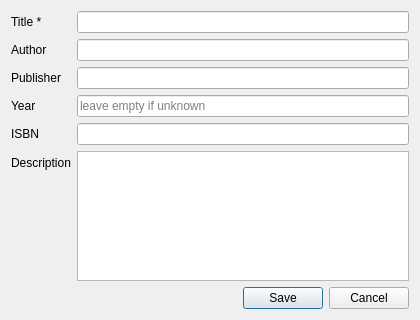
<?xml version="1.0" encoding="UTF-8"?>
<ui version="4.0">
 <class>BookDialog</class>
 <widget class="QDialog" name="BookDialog">
  <property name="geometry">
   <rect><x>0</x><y>0</y><width>420</width><height>320</height></rect>
  </property>
  <property name="windowTitle"><string>Book</string></property>
  <layout class="QVBoxLayout" name="mainLayout">
   <item>
    <layout class="QFormLayout" name="formLayout">
     <item row="0" column="0">
      <widget class="QLabel" name="labelTitle">
       <property name="text"><string>Title *</string></property>
      </widget>
     </item>
     <item row="0" column="1">
      <widget class="QLineEdit" name="editTitle"/>
     </item>
     <item row="1" column="0">
      <widget class="QLabel" name="labelAuthor">
       <property name="text"><string>Author</string></property>
      </widget>
     </item>
     <item row="1" column="1">
      <widget class="QLineEdit" name="editAuthor"/>
     </item>
     <item row="2" column="0">
      <widget class="QLabel" name="labelPublisher">
       <property name="text"><string>Publisher</string></property>
      </widget>
     </item>
     <item row="2" column="1">
      <widget class="QLineEdit" name="editPublisher"/>
     </item>
     <item row="3" column="0">
      <widget class="QLabel" name="labelYear">
       <property name="text"><string>Year</string></property>
      </widget>
     </item>
     <item row="3" column="1">
      <widget class="QLineEdit" name="editYear">
       <property name="placeholderText"><string>leave empty if unknown</string></property>
      </widget>
     </item>
     <item row="4" column="0">
      <widget class="QLabel" name="labelIsbn">
       <property name="text"><string>ISBN</string></property>
      </widget>
     </item>
     <item row="4" column="1">
      <widget class="QLineEdit" name="editIsbn"/>
     </item>
     <item row="5" column="0">
      <widget class="QLabel" name="labelDescription">
       <property name="text"><string>Description</string></property>
      </widget>
     </item>
     <item row="5" column="1">
      <widget class="QPlainTextEdit" name="editDescription"/>
     </item>
    </layout>
   </item>
   <item>
    <widget class="QDialogButtonBox" name="buttonBox">
     <property name="orientation"><enum>Qt::Horizontal</enum></property>
     <property name="standardButtons"><set>QDialogButtonBox::Cancel|QDialogButtonBox::Save</set></property>
    </widget>
   </item>
  </layout>
 </widget>
 <resources/>
 <connections/>
</ui>
